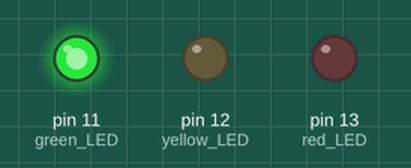
Simulated run of this sketch. Board: Arduino Uno, built with avr-gcc and run on an emulated ATmega328P. Parts: output pins drawn as LEDs (lit = HIGH).

Above: at 2.5 s.
At 6.2 s:
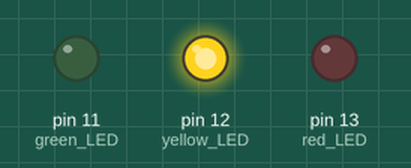
At 7.7 s:
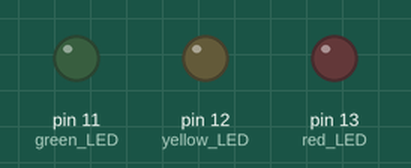
At 10.5 s:
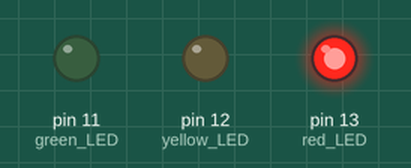
Timing chart, 0 to 16.9 s (numbered marks = the images above):
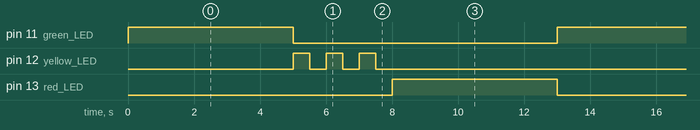

Measured:
- by itself, pin 11 (green_LED), pin 13 (red_LED): alternates HIGH for 5.0 s and LOW for 8.0 s
- by itself, pin 12 (yellow_LED): repeats every 13.0 s: 2 × (LOW 0.50 s, HIGH 0.50 s), LOW 10.5 s, HIGH 0.50 s
- by itself, everything shown: repeats every 13.0 s, in 9 steps

The sketch:

sketch_dec23a_TrafficLigths.ino
```cpp
int red_LED = 13;
int yellow_LED = 12;
int green_LED = 11;

void setup()
{
  pinMode(red_LED, OUTPUT);
  pinMode(yellow_LED, OUTPUT);
  pinMode(green_LED, OUTPUT);
}

void loop()
{
  digitalWrite(green_LED, HIGH);
  delay(5000);
  digitalWrite(green_LED, LOW);
  digitalWrite(yellow_LED, HIGH);
  delay(500);
  digitalWrite(yellow_LED, LOW);
  delay(500);
  digitalWrite(yellow_LED, HIGH);
  delay(500);
  digitalWrite(yellow_LED, LOW);
  delay(500);
  digitalWrite(yellow_LED, HIGH);
  delay(500);
  digitalWrite(yellow_LED, LOW);
  delay(500);
  digitalWrite(red_LED, HIGH);
  delay(5000);
  digitalWrite(red_LED, LOW);
}
```
